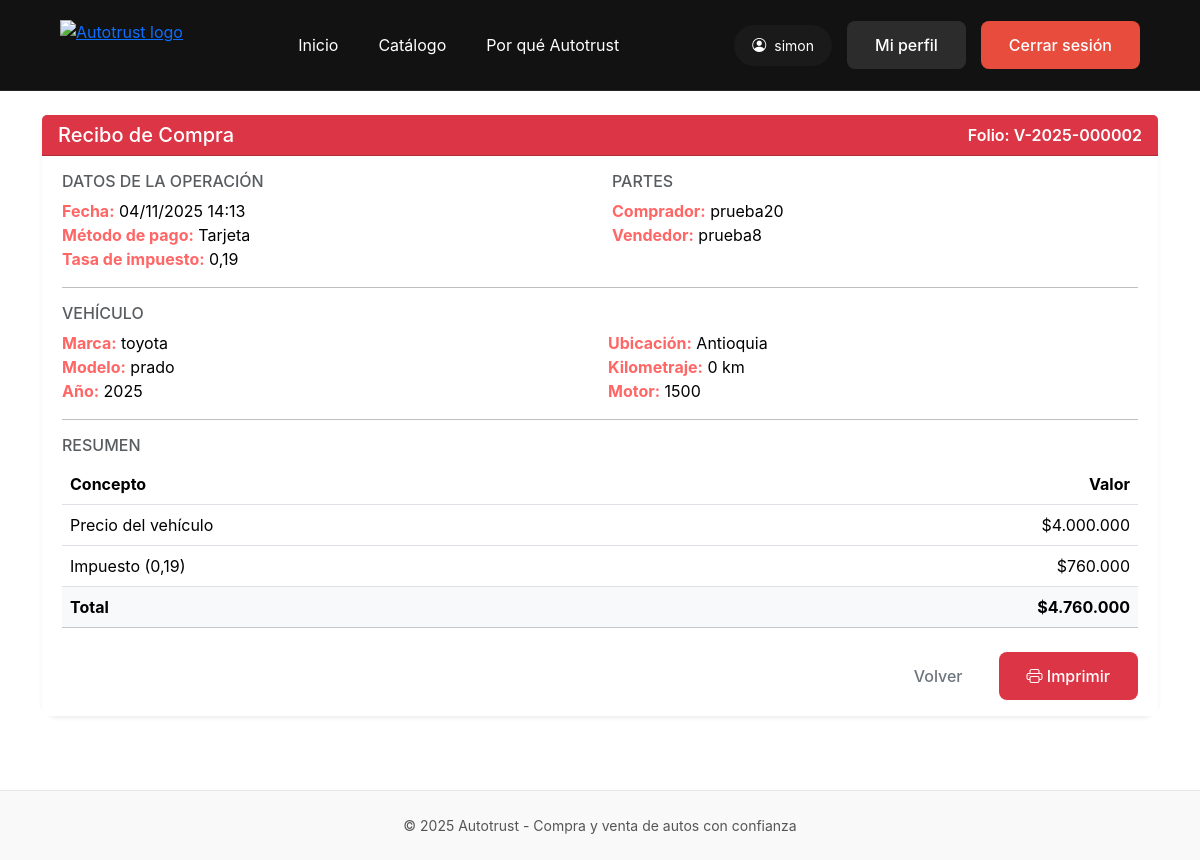
/ventas/2/recibo/ (signed in), run on the app's committed database.
### vehicles/models.py (models this page shows, shortened)
class Venta(models.Model):
    METODOS_PAGO = [
        ("tarjeta", "Tarjeta"),
        ("transferencia", "Transferencia"),
        ("efectivo", "Efectivo"),
        ("otro", "Otro"),
    ]
    vehicle   = models.ForeignKey("Vehicle", on_delete=models.PROTECT, related_name="ventas")
    comprador = models.ForeignKey(User, on_delete=models.PROTECT, related_name="compras")
    vendedor  = models.ForeignKey(User, on_delete=models.PROTECT, related_name="ventas_realizadas", null=True, blank=True)
    marca       = models.CharField(max_length=100)
    modelo      = models.CharField(max_length=100)
    anio        = models.CharField(max_length=10)
    ubicacion   = models.CharField(max_length=100)
    kilometraje = models.IntegerField(default=0)
    motor       = models.CharField(max_length=50, blank=True, null=True)
    precio_unitario = models.DecimalField(max_digits=12, decimal_places=0)
    impuesto        = models.DecimalField(max_digits=12, decimal_places=0, default=0)
    total           = models.DecimalField(max_digits=12, decimal_places=0, default=0)
    tasa_impuesto   = models.DecimalField(max_digits=4, decimal_places=2, default=Decimal("0.19"))
    metodo_pago = models.CharField(max_length=20, choices=METODOS_PAGO, default="tarjeta")
    folio       = models.CharField(max_length=30, unique=True, blank=True)  # N° de recibo
    creado_en   = models.DateTimeField(default=timezone.now)
    class Meta:
        ordering = ("-creado_en",)

### vehicles/views.py (the view)
# urls.py: path("ventas/<int:venta_id>/recibo/", views.venta_recibo, name="venta_recibo"),
@login_required
def venta_recibo(request, venta_id):
    venta = get_object_or_404(Venta, pk=venta_id)
    if not (request.user.is_staff or request.user == venta.comprador or request.user == venta.vendedor):
        return redirect("catalogo")
    return render(request, "vehicles/venta_recibo.html", {"venta": venta})

### vehicles/templates/vehicles/venta_recibo.html (shortened to what this page needs)
{% extends 'base.html' %}
{% load humanize %}
{% block content %}
<div class="container py-4">
  <div class="card shadow-sm border-0">
    <div class="card-header bg-danger text-white d-flex justify-content-between align-items-center">
      <h5 class="mb-0">Recibo de Compra</h5>
      <span class="fw-semibold">Folio: {{ venta.folio }}</span>
    </div>
    <div class="card-body">
      <div class="row g-4">
        <div class="col-md-6">
          <h6 class="text-uppercase text-muted">Datos de la operación</h6>
          <ul class="list-unstyled mb-0">
            <li><strong>Fecha:</strong> {{ venta.creado_en|date:"d/m/Y H:i" }}</li>
            <li><strong>Método de pago:</strong> {{ venta.get_metodo_pago_display }}</li>
            <li><strong>Tasa de impuesto:</strong> {{ venta.tasa_impuesto|floatformat:2 }} </li>
          </ul>
        </div>
        <div class="col-md-6">
          <h6 class="text-uppercase text-muted">Partes</h6>
          <ul class="list-unstyled mb-0">
            <li><strong>Comprador:</strong> {{ venta.comprador.username }}</li>
            <li><strong>Vendedor:</strong> {{ venta.vendedor.username }}</li>
          </ul>
        </div>
      </div>
      <hr>
      <h6 class="text-uppercase text-muted">Vehículo</h6>
      <div class="row g-3">
        <div class="col-md-6">
          <ul class="list-unstyled mb-0">
            <li><strong>Marca:</strong> {{ venta.marca }}</li>
            <li><strong>Modelo:</strong> {{ venta.modelo }}</li>
            <li><strong>Año:</strong> {{ venta.anio }}</li>
          </ul>
        </div>
        <div class="col-md-6">
          <ul class="list-unstyled mb-0">
            <li><strong>Ubicación:</strong> {{ venta.ubicacion }}</li>
            <li><strong>Kilometraje:</strong> {{ venta.kilometraje|intcomma }} km</li>
            <li><strong>Motor:</strong> {{ venta.motor|default:"—" }}</li>
          </ul>
        </div>
      </div>
      <hr>
      <h6 class="text-uppercase text-muted">Resumen</h6>
      <div class="table-responsive">
        <table class="table mb-0">
          <thead>
            <tr>
              <th>Concepto</th>
              <th class="text-end">Valor</th>
            </tr>
          </thead>
          <tbody>
            <tr>
              <td>Precio del vehículo</td>
              <td class="text-end">${{ venta.precio_unitario|intcomma }}</td>
            </tr>
            <tr>
              <td>Impuesto ({{ venta.tasa_impuesto|floatformat:2 }})</td>
              <td class="text-end">${{ venta.impuesto|intcomma }}</td>
            </tr>
            <tr class="table-light">
              <th>Total</th>
              <th class="text-end">${{ venta.total|intcomma }}</th>
            </tr>
          </tbody>
        </table>
      </div>
      <div class="d-flex justify-content-end mt-4 gap-2">
        <a href="{% url 'catalogo' %}" class="btn btn-outline-secondary">Volver</a>
        <button onclick="window.print()" class="btn btn-danger">
          <i class="bi bi-printer"></i> Imprimir
        </button>
      </div>
    </div>
  </div>
</div>
{% endblock %}

### templates/base.html (shortened to what this page needs)
{% load static %}
<!DOCTYPE html>
<html lang="es">
<head>
    <link rel="stylesheet" href="https://cdn.jsdelivr.net/npm/bootstrap-icons@1.11.3/font/bootstrap-icons.css">
    <link
        href="https://cdn.jsdelivr.net/npm/bootstrap@5.3.3/dist/css/bootstrap.min.css"
        rel="stylesheet"
    >
    <link rel="stylesheet" href="{% static 'vehicles/css/style.css' %}">
</head>
<body>
    <header>
        <a href="{% url 'landing' %}">
            <img src="../media/vehiculos/autotrust.png" alt="Autotrust logo" class="logo" style="height: 50px;">
        </a>
        <nav>
            <a href="{% url 'landing' %}#hero">Inicio</a>
            <a href="{% url 'catalogo' %}">Catálogo</a>
            <a href="{% url 'porque' %}">Por qué Autotrust</a>
        </nav>
        <div class="header-buttons">
            {% if user.is_authenticated %}
                <span class="user-pill">
                    <i class="bi bi-person-circle"></i>{{ user.username }}
                </span>
                <a href="{% url 'profile' %}" class="btn btn-secondary">Mi perfil</a>
                <a href="{% url 'logout' %}" class="btn btn-primary">Cerrar sesión</a>
            {% else %}
                <a href="{% url 'login' %}" class="btn btn-secondary">Iniciar sesión</a>
                <a href="{% url 'upload_vehicle' %}" class="btn btn-primary">Publicar mi carro</a>
            {% endif %}
        </div>
    </header>
    <main>
        {% block content %}{% endblock %}
    </main>
    <footer>
        © 2025 Autotrust - Compra y venta de autos con confianza
    </footer>
</body>
</html>

### vehicles/static/vehicles/css/style.css (style rules this page uses)
body { background-color: #ffffff !important; color: #111; font-family: 'Poppins', sans-serif; }
.card { background-color: #fff; border: none; border-radius: 15px; box-shadow: 0 4px 12px rgba(0, 0, 0, 0.1); transition: transform 0.3s ease, box-shadow 0.3s ease; }
.card-body { background-color: #fff; color: #000; padding: 1rem 1.25rem; }
footer { background-color: #000; color: #fff; text-align: center; padding: 1rem; border-top: 2px solid #c20000; margin-top: 50px; }
body { background-color: #ffffff; }
.list-unstyled li strong { color: #ff6666; }

### templates/base.html (style rules this page uses)
:root { --bg-main: #f2f2f2; --bg-header: #121212; --bg-elevated: #151515; --bg-card: #ffffff; --border-subtle: rgba(0, 0, 0, 0.08); }
* { margin: 0; padding: 0; box-sizing: border-box; }
body { font-family: -apple-system, BlinkMacSystemFont, 'Segoe UI', Roboto, Oxygen, Ubuntu, Cantarell, sans-serif; background-color: var(--bg-main); color: #111; min-height: 100vh; display: flex; flex-direction: column; }
header { display: grid; grid-template-columns: auto minmax(0, 1fr) auto; align-items: center; padding: 20px 60px; background-color: var(--bg-header); border-bottom: 1px solid rgba(255, 255, 255, 0.08); column-gap: 40px; }
.logo { height: 40px; display: block; }
nav { display: flex; gap: 40px; align-items: center; justify-content: center; justify-self: center; width: 100%; }
nav a { color: #fff; text-decoration: none; font-size: 16px; transition: color 0.3s; }
.header-buttons { display: flex; gap: 15px; align-items: center; justify-self: end; }
.btn { padding: 12px 28px; border-radius: 8px; text-decoration: none; font-weight: 500; transition: all 0.3s; border: none; cursor: pointer; font-size: 16px; }
.btn-secondary { background-color: #2c2c2c; color: #fff; }
.btn-primary { background-color: #e74c3c; color: #fff; }
.user-pill { background-color: #1a1a1a; padding: 10px 18px; border-radius: 999px; font-size: 14px; color: #fff; display: flex; align-items: center; gap: 8px; }
main { flex: 1; }
footer { text-align: center; padding: 24px 0; border-top: 1px solid rgba(0, 0, 0, 0.08); color: #555; font-size: 14px; background-color: #f9f9f9; }

### data on the page
Venta: folio "V-2025-000002", creado_en "04/11/2025 14:13", metodo_pago "Tarjeta", tasa_impuesto "0,19", comprador.username "prueba20", vendedor.username "prueba8", marca "toyota", modelo "prado", anio "2025", ubicacion "Antioquia", kilometraje "0", motor "1500", precio_unitario "4.000.000", impuesto "760.000", total "4.760.000"

### other printed values
{{ user.username }} "simon"
